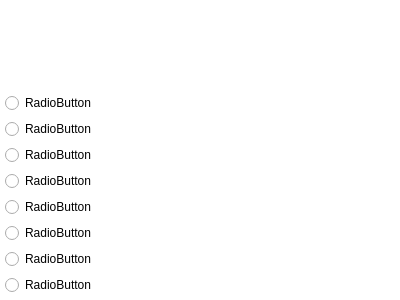
<?xml version="1.0" encoding="UTF-8"?>
<ui version="4.0">
 <class>WidgTest</class>
 <widget class="QWidget" name="WidgTest">
  <property name="geometry">
   <rect>
    <x>0</x>
    <y>0</y>
    <width>400</width>
    <height>300</height>
   </rect>
  </property>
  <property name="windowTitle">
   <string>Form</string>
  </property>
  <property name="styleSheet">
   <string notr="true"/>
  </property>
  <layout class="QVBoxLayout" name="verticalLayout_2">
   <property name="leftMargin">
    <number>0</number>
   </property>
   <property name="topMargin">
    <number>0</number>
   </property>
   <property name="rightMargin">
    <number>0</number>
   </property>
   <property name="bottomMargin">
    <number>0</number>
   </property>
   <item>
    <widget class="QScrollArea" name="scrollArea">
     <property name="frameShape">
      <enum>QFrame::NoFrame</enum>
     </property>
     <property name="widgetResizable">
      <bool>true</bool>
     </property>
     <widget class="QWidget" name="scrollAreaWidgetContents">
      <property name="geometry">
       <rect>
        <x>0</x>
        <y>-11</y>
        <width>383</width>
        <height>311</height>
       </rect>
      </property>
      <property name="styleSheet">
       <string notr="true">background-color: rgb(255, 255, 255);</string>
      </property>
      <layout class="QVBoxLayout" name="verticalLayout">
       <property name="leftMargin">
        <number>5</number>
       </property>
       <property name="topMargin">
        <number>5</number>
       </property>
       <property name="rightMargin">
        <number>5</number>
       </property>
       <property name="bottomMargin">
        <number>5</number>
       </property>
       <item>
        <widget class="QTextEdit" name="textEdit">
         <property name="styleSheet">
          <string notr="true">font: 12pt &quot;Consolas&quot;;</string>
         </property>
         <property name="frameShape">
          <enum>QFrame::NoFrame</enum>
         </property>
         <property name="frameShadow">
          <enum>QFrame::Plain</enum>
         </property>
         <property name="verticalScrollBarPolicy">
          <enum>Qt::ScrollBarAsNeeded</enum>
         </property>
         <property name="horizontalScrollBarPolicy">
          <enum>Qt::ScrollBarAsNeeded</enum>
         </property>
         <property name="readOnly">
          <bool>true</bool>
         </property>
        </widget>
       </item>
       <item>
        <widget class="QRadioButton" name="radioButton">
         <property name="styleSheet">
          <string notr="true">font: 12pt &quot;Consolas&quot;;</string>
         </property>
         <property name="text">
          <string>RadioButton</string>
         </property>
         <property name="checked">
          <bool>false</bool>
         </property>
         <property name="autoExclusive">
          <bool>false</bool>
         </property>
        </widget>
       </item>
       <item>
        <widget class="QRadioButton" name="radioButton_2">
         <property name="styleSheet">
          <string notr="true">font: 12pt &quot;Consolas&quot;;</string>
         </property>
         <property name="text">
          <string>RadioButton</string>
         </property>
         <property name="checked">
          <bool>false</bool>
         </property>
         <property name="autoExclusive">
          <bool>false</bool>
         </property>
        </widget>
       </item>
       <item>
        <widget class="QRadioButton" name="radioButton_3">
         <property name="styleSheet">
          <string notr="true">font: 12pt &quot;Consolas&quot;;</string>
         </property>
         <property name="text">
          <string>RadioButton</string>
         </property>
         <property name="checked">
          <bool>false</bool>
         </property>
         <property name="autoExclusive">
          <bool>false</bool>
         </property>
        </widget>
       </item>
       <item>
        <widget class="QRadioButton" name="radioButton_4">
         <property name="styleSheet">
          <string notr="true">font: 12pt &quot;Consolas&quot;;</string>
         </property>
         <property name="text">
          <string>RadioButton</string>
         </property>
         <property name="checked">
          <bool>false</bool>
         </property>
         <property name="autoExclusive">
          <bool>false</bool>
         </property>
        </widget>
       </item>
       <item>
        <widget class="QRadioButton" name="radioButton_5">
         <property name="styleSheet">
          <string notr="true">font: 12pt &quot;Consolas&quot;;</string>
         </property>
         <property name="text">
          <string>RadioButton</string>
         </property>
         <property name="checked">
          <bool>false</bool>
         </property>
         <property name="autoExclusive">
          <bool>false</bool>
         </property>
        </widget>
       </item>
       <item>
        <widget class="QRadioButton" name="radioButton_6">
         <property name="styleSheet">
          <string notr="true">font: 12pt &quot;Consolas&quot;;</string>
         </property>
         <property name="text">
          <string>RadioButton</string>
         </property>
         <property name="checked">
          <bool>false</bool>
         </property>
         <property name="autoExclusive">
          <bool>false</bool>
         </property>
        </widget>
       </item>
       <item>
        <widget class="QRadioButton" name="radioButton_7">
         <property name="styleSheet">
          <string notr="true">font: 12pt &quot;Consolas&quot;;</string>
         </property>
         <property name="text">
          <string>RadioButton</string>
         </property>
         <property name="checked">
          <bool>false</bool>
         </property>
         <property name="autoExclusive">
          <bool>false</bool>
         </property>
        </widget>
       </item>
       <item>
        <widget class="QRadioButton" name="radioButton_8">
         <property name="styleSheet">
          <string notr="true">font: 12pt &quot;Consolas&quot;;</string>
         </property>
         <property name="text">
          <string>RadioButton</string>
         </property>
         <property name="checked">
          <bool>false</bool>
         </property>
         <property name="autoExclusive">
          <bool>false</bool>
         </property>
        </widget>
       </item>
      </layout>
     </widget>
    </widget>
   </item>
  </layout>
 </widget>
 <resources/>
 <connections/>
</ui>
